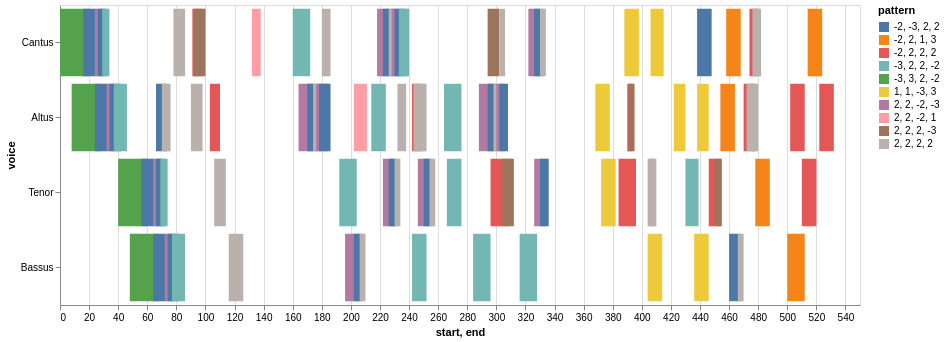

Notebook code for this chart:
### Markdown cell above
## an initial view of the Model, with all entries

### Code cell
# select the model from the list
model = piece_list[1]
prefix = 'https://crimproject.org/mei/' 
# prefix = 'Music_Files/'
url = prefix + model
model = importScore(url)

# find entries for model
nr = model.notes(combineUnisons=combineUnisons)
mel = model.melodic(df=nr, kind=kind, compound=False, unit=0, end=False)
# mel = model.melodic(df=nr, kind=kind, compound=False, end=False)

mod_mel_ngrams = model.ngrams(df=mel, n=n)
mod_entry_ngrams = model.entries(df=mel, n=n, thematic=True, anywhere=True)
mod_mel_ngrams_duration = model.durations(df=mel, n=n, mask_df=mod_entry_ngrams)
mod_entries_stack = list(mod_entry_ngrams.stack().unique())

print(model.metadata)

display(viz.plot_ngrams_heatmap(mod_entry_ngrams, mod_mel_ngrams_duration, 
                        selected_patterns=mod_entries_stack,
                        voices=[]))
mod_entry_ngrams

### Figure 1 — Vega-Lite specification as saved in the notebook (floating-point values rounded to 4 significant figures)
{"config": {"view": {"continuousWidth": 400, "continuousHeight": 300}}, "data": {"name": "data-40f8910a30ec2cc08943bc8941dbbb86"}, "mark": "bar", "encoding": {"color": {"field": "pattern", "type": "nominal"}, "opacity": {"condition": {"value": 1, "selection": "selector019"}, "value": 0.2}, "tooltip": [{"field": "start", "type": "quantitative"}, {"field": "end", "type": "quantitative"}, {"field": "pattern", "type": "nominal"}], "x": {"field": "start", "type": "quantitative"}, "x2": {"field": "end"}, "y": {"field": "voice", "sort": null, "type": "nominal"}}, "height": 300, "selection": {"selector019": {"type": "multi", "fields": ["pattern"]}}, "width": 800, "$schema": "https://vega.github.io/schema/vega-lite/v4.17.0.json", "datasets": {"data-40f8910a30ec2cc08943bc8941dbbb86": [{"start": 0.0, "voice": "Cantus", "pattern": "-3, 3, 2, -2", "end": 20.0}, {"start": 16.0, "voice": "Cantus", "pattern": "-2, -3, 2, 2", "end": 25.0}, {"start": 24.0, "voice": "Cantus", "pattern": "2, 2, -2, -3", "end": 30.0}, {"start": 26.0, "voice": "Cantus", "pattern": "-2, -3, 2, 2", "end": 32.0}, {"start": 29.0, "voice": "Cantus", "pattern": "-3, 2, 2, -2", "end": 34.0}, {"start": 78.0, "voice": "Cantus", "pattern": "2, 2, 2, 2", "end": 86.0}, {"start": 91.0, "voice": "Cantus", "pattern": "-2, 2, 2, 2", "end": 98.0}, {"start": 92.0, "voice": "Cantus", "pattern": "2, 2, 2, -3", "end": 100.0}, {"start": 132.0, "voice": "Cantus", "pattern": "2, 2, -2, 1", "end": 138.0}, {"start": 160.0, "voice": "Cantus", "pattern": "-3, 2, 2, -2", "end": 172.0}, {"start": 180.0, "voice": "Cantus", "pattern": "2, 2, 2, 2", "end": 186.0}, {"start": 218.0, "voice": "Cantus", "pattern": "2, 2, -2, -3", "end": 226.0}, {"start": 222.0, "voice": "Cantus", "pattern": "-2, -3, 2, 2", "end": 228.0}, {"start": 226.0, "voice": "Cantus", "pattern": "2, 2, 2, 2", "end": 230.0}, {"start": 228.0, "voice": "Cantus", "pattern": "2, 2, -2, -3", "end": 234.0}, {"start": 230.0, "voice": "Cantus", "pattern": "-2, -3, 2, 2", "end": 238.0}, {"start": 233.0, "voice": "Cantus", "pattern": "-3, 2, 2, -2", "end": 240.0}, {"start": 294.0, "voice": "Cantus", "pattern": "2, 2, 2, -3", "end": 302.0}, {"start": 302.0, "voice": "Cantus", "pattern": "2, 2, 2, 2", "end": 306.0}, {"start": 322.0, "voice": "Cantus", "pattern": "2, 2, -2, -3", "end": 330.0}, {"start": 326.0, "voice": "Cantus", "pattern": "-2, -3, 2, 2", "end": 332.0}, {"start": 330.0, "voice": "Cantus", "pattern": "2, 2, 2, 2", "end": 334.0}, {"start": 388.0, "voice": "Cantus", "pattern": "1, 1, -3, 3", "end": 398.0}, {"start": 406.0, "voice": "Cantus", "pattern": "1, 1, -3, 3", "end": 415.0}, {"start": 438.0, "voice": "Cantus", "pattern": "-2, -3, 2, 2", "end": 448.0}, {"start": 458.0, "voice": "Cantus", "pattern": "-2, 2, 1, 3", "end": 468.0}, {"start": 474.0, "voice": "Cantus", "pattern": "-2, 2, 2, 2", "end": 479.0}, {"start": 476.0, "voice": "Cantus", "pattern": "2, 2, 2, 2", "end": 480.0}, {"start": 477.0, "voice": "Cantus", "pattern": "2, 2, 2, 2", "end": 481.0}, {"start": 478.0, "voice": "Cantus", "pattern": "2, 2, 2, 2", "end": 482.0}, {"start": 514.0, "voice": "Cantus", "pattern": "-2, 2, 1, 3", "end": 524.0}, {"start": 8.0, "voice": "Altus", "pattern": "-3, 3, 2, -2", "end": 28.0}, {"start": 24.0, "voice": "Altus", "pattern": "-2, -3, 2, 2", "end": 33.0}, {"start": 32.0, "voice": "Altus", "pattern": "2, 2, -2, -3", "end": 38.0}, {"start": 34.0, "voice": "Altus", "pattern": "-2, -3, 2, 2", "end": 42.0}, {"start": 37.0, "voice": "Altus", "pattern": "-3, 2, 2, -2", "end": 46.0}, {"start": 66.0, "voice": "Altus", "pattern": "-2, -3, 2, 2", "end": 73.0}, {"start": 70.0, "voice": "Altus", "pattern": "2, 2, 2, 2", "end": 75.0}, {"start": 72.0, "voice": "Altus", "pattern": "2, 2, 2, 2", "end": 76.0}, {"start": 90.0, "voice": "Altus", "pattern": "2, 2, 2, 2", "end": 98.0}, {"start": 103.0, "voice": "Altus", "pattern": "-2, 2, 2, 2", "end": 110.0}, {"start": 164.0, "voice": "Altus", "pattern": "2, 2, -2, -3", "end": 174.0}, {"start": 170.0, "voice": "Altus", "pattern": "-2, -3, 2, 2", "end": 176.0}, {"start": 174.0, "voice": "Altus", "pattern": "2, 2, 2, 2", "end": 178.0}, {"start": 176.0, "voice": "Altus", "pattern": "2, 2, -2, -3", "end": 184.0}, {"start": 178.0, "voice": "Altus", "pattern": "-2, -3, 2, 2", "end": 186.0}, {"start": 202.0, "voice": "Altus", "pattern": "2, 2, -2, 1", "end": 211.0}, {"start": 214.0, "voice": "Altus", "pattern": "-3, 2, 2, -2", "end": 224.0}, {"start": 232.0, "voice": "Altus", "pattern": "2, 2, 2, 2", "end": 238.0}, {"start": 242.0, "voice": "Altus", "pattern": "-2, 2, 2, 2", "end": 248.0}, {"start": 243.0, "voice": "Altus", "pattern": "2, 2, 2, 2", "end": 251.0}, {"start": 244.0, "voice": "Altus", "pattern": "2, 2, 2, 2", "end": 252.0}, {"start": 264.0, "voice": "Altus", "pattern": "-3, 2, 2, -2", "end": 276.0}, {"start": 288.0, "voice": "Altus", "pattern": "2, 2, -2, -3", "end": 298.0}, {"start": 294.0, "voice": "Altus", "pattern": "-2, -3, 2, 2", "end": 300.0}, {"start": 298.0, "voice": "Altus", "pattern": "2, 2, 2, 2", "end": 302.0}, {"start": 300.0, "voice": "Altus", "pattern": "2, 2, -2, -3", "end": 306.0}, {"start": 302.0, "voice": "Altus", "pattern": "-2, -3, 2, 2", "end": 308.0}, {"start": 368.0, "voice": "Altus", "pattern": "1, 1, -3, 3", "end": 378.0}, {"start": 390.0, "voice": "Altus", "pattern": "-2, 2, 2, 2", "end": 394.0}, {"start": 391.0, "voice": "Altus", "pattern": "2, 2, 2, -3", "end": 395.0}, {"start": 422.0, "voice": "Altus", "pattern": "1, 1, -3, 3", "end": 430.0}, {"start": 438.0, "voice": "Altus", "pattern": "1, 1, -3, 3", "end": 446.0}, {"start": 454.0, "voice": "Altus", "pattern": "-2, 2, 1, 3", "end": 464.0}, {"start": 470.0, "voice": "Altus", "pattern": "-2, 2, 2, 2", "end": 477.0}, {"start": 472.0, "voice": "Altus", "pattern": "2, 2, 2, 2", "end": 478.0}, {"start": 475.0, "voice": "Altus", "pattern": "2, 2, 2, 2", "end": 479.0}, {"start": 476.0, "voice": "Altus", "pattern": "2, 2, 2, 2", "end": 480.0}, {"start": 502.0, "voice": "Altus", "pattern": "-2, 2, 2, 2", "end": 512.0}, {"start": 522.0, "voice": "Altus", "pattern": "-2, 2, 2, 2", "end": 532.0}, {"start": 40.0, "voice": "Tenor", "pattern": "-3, 3, 2, -2", "end": 60.0}, {"start": 56.0, "voice": "Tenor", "pattern": "-2, -3, 2, 2", "end": 65.0}, {"start": 64.0, "voice": "Tenor", "pattern": "2, 2, -2, -3", "end": 70.0}, {"start": 66.0, "voice": "Tenor", "pattern": "-2, -3, 2, 2", "end": 72.0}, {"start": 69.0, "voice": "Tenor", "pattern": "-3, 2, 2, -2", "end": 74.0}, {"start": 106.0, "voice": "Tenor", "pattern": "2, 2, 2, 2", "end": 114.0}, {"start": 192.0, "voice": "Tenor", "pattern": "-3, 2, 2, -2", "end": 204.0}, {"start": 222.0, "voice": "Tenor", "pattern": "2, 2, -2, -3", "end": 230.0}, {"start": 226.0, "voice": "Tenor", "pattern": "-2, -3, 2, 2", "end": 232.0}, {"start": 230.0, "voice": "Tenor", "pattern": "2, 2, 2, 2", "end": 234.0}, {"start": 246.0, "voice": "Tenor", "pattern": "2, 2, -2, -3", "end": 254.0}, {"start": 250.0, "voice": "Tenor", "pattern": "-2, -3, 2, 2", "end": 256.0}, {"start": 254.0, "voice": "Tenor", "pattern": "2, 2, 2, 2", "end": 258.0}, {"start": 266.0, "voice": "Tenor", "pattern": "-3, 2, 2, -2", "end": 276.0}, {"start": 296.0, "voice": "Tenor", "pattern": "-2, 2, 2, 2", "end": 310.0}, {"start": 304.0, "voice": "Tenor", "pattern": "2, 2, 2, -3", "end": 312.0}, {"start": 326.0, "voice": "Tenor", "pattern": "2, 2, -2, -3", "end": 334.0}, {"start": 330.0, "voice": "Tenor", "pattern": "-2, -3, 2, 2", "end": 336.0}, {"start": 372.0, "voice": "Tenor", "pattern": "1, 1, -3, 3", "end": 382.0}, {"start": 384.0, "voice": "Tenor", "pattern": "-2, 2, 2, 2", "end": 396.0}, {"start": 404.0, "voice": "Tenor", "pattern": "2, 2, 2, 2", "end": 408.0}, {"start": 405.0, "voice": "Tenor", "pattern": "2, 2, 2, 2", "end": 409.0}, {"start": 406.0, "voice": "Tenor", "pattern": "2, 2, 2, 2", "end": 410.0}, {"start": 430.0, "voice": "Tenor", "pattern": "-3, 2, 2, -2", "end": 439.0}, {"start": 446.0, "voice": "Tenor", "pattern": "-2, 2, 2, 2", "end": 454.0}, {"start": 450.0, "voice": "Tenor", "pattern": "2, 2, 2, -3", "end": 455.0}, {"start": 478.0, "voice": "Tenor", "pattern": "-2, 2, 1, 3", "end": 488.0}, {"start": 510.0, "voice": "Tenor", "pattern": "-2, 2, 2, 2", "end": 520.0}, {"start": 48.0, "voice": "Bassus", "pattern": "-3, 3, 2, -2", "end": 68.0}, {"start": 64.0, "voice": "Bassus", "pattern": "-2, -3, 2, 2", "end": 73.0}, {"start": 72.0, "voice": "Bassus", "pattern": "2, 2, -2, -3", "end": 78.0}, {"start": 74.0, "voice": "Bassus", "pattern": "-2, -3, 2, 2", "end": 82.0}, {"start": 77.0, "voice": "Bassus", "pattern": "-3, 2, 2, -2", "end": 86.0}, {"start": 116.0, "voice": "Bassus", "pattern": "2, 2, 2, 2", "end": 126.0}, {"start": 196.0, "voice": "Bassus", "pattern": "2, 2, -2, -3", "end": 206.0}, {"start": 202.0, "voice": "Bassus", "pattern": "-2, -3, 2, 2", "end": 208.0}, {"start": 206.0, "voice": "Bassus", "pattern": "2, 2, 2, 2", "end": 210.0}, {"start": 242.0, "voice": "Bassus", "pattern": "-3, 2, 2, -2", "end": 252.0}, {"start": 284.0, "voice": "Bassus", "pattern": "-3, 2, 2, -2", "end": 296.0}, {"start": 316.0, "voice": "Bassus", "pattern": "-3, 2, 2, -2", "end": 328.0}, {"start": 404.0, "voice": "Bassus", "pattern": "1, 1, -3, 3", "end": 414.0}, {"start": 436.0, "voice": "Bassus", "pattern": "1, 1, -3, 3", "end": 446.0}, {"start": 460.0, "voice": "Bassus", "pattern": "-2, -3, 2, 2", "end": 468.0}, {"start": 466.0, "voice": "Bassus", "pattern": "2, 2, 2, 2", "end": 470.0}, {"start": 500.0, "voice": "Bassus", "pattern": "-2, 2, 1, 3", "end": 512.0}]}}
